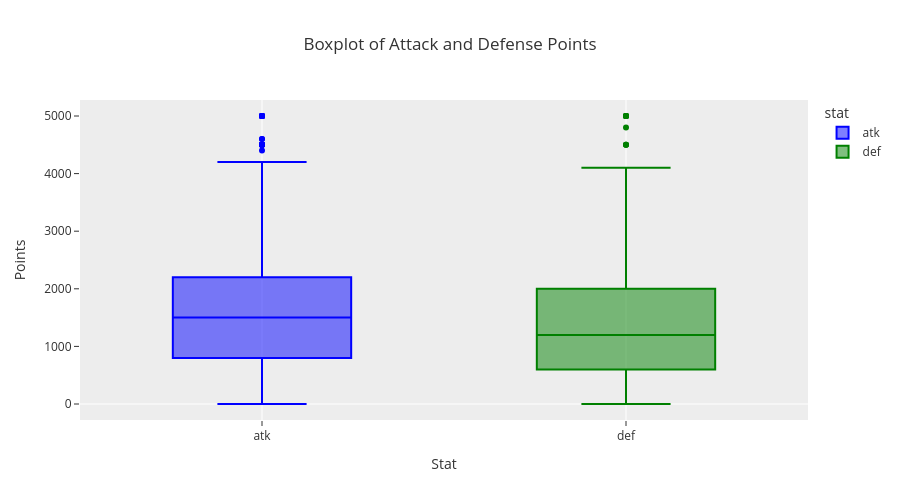

The code cell stored with this chart in its notebook:
### Code cell
# Get all the cards with non-missing atk and def and values >= 0
atk_def_data = data[(data['atk'].notnull()) & (data['def'].notnull()) & (data['atk'] >= 0) & (data['def'] >= 0)]

# Make a boxplot of atk and def together
atk_def_melted = atk_def_data.melt(value_vars=['atk', 'def'], var_name='stat', value_name='value')
fig = px.box(
    atk_def_melted,
    x='stat',
    y='value',
    title='Boxplot of Attack and Defense Points',
    height=500,
    template='ggplot2',
    color='stat',
    color_discrete_map={'atk': 'blue', 'def': 'green'}
)
fig.update_yaxes(showgrid=False)
fig.update_layout(xaxis_title='Stat', yaxis_title='Points')
fig.show()

### Figure 1 — Plotly figure (JSON) as saved in the notebook; plotly's stock layout.template omitted (floating-point values rounded to 4 significant figures; data arrays with more than 128 entries replaced by an {"elided": "..."} marker saying what was removed)
{"data": [{"alignmentgroup": "True", "hovertemplate": "stat=%{x}<br>value=%{y}<extra></extra>", "legendgroup": "atk", "marker": {"color": "blue"}, "name": "atk", "notched": false, "offsetgroup": "atk", "orientation": "v", "showlegend": true, "type": "box", "x": {"elided": "8161 str values"}, "x0": " ", "xaxis": "x", "y": {"elided": "8161 float values"}, "y0": " ", "yaxis": "y"}, {"alignmentgroup": "True", "hovertemplate": "stat=%{x}<br>value=%{y}<extra></extra>", "legendgroup": "def", "marker": {"color": "green"}, "name": "def", "notched": false, "offsetgroup": "def", "orientation": "v", "showlegend": true, "type": "box", "x": {"elided": "8161 str values"}, "x0": " ", "xaxis": "x", "y": {"elided": "8161 float values"}, "y0": " ", "yaxis": "y"}], "layout": {"boxmode": "overlay", "height": 500, "legend": {"title": {"text": "stat"}, "tracegroupgap": 0}, "title": {"text": "Boxplot of Attack and Defense Points"}, "xaxis": {"anchor": "y", "categoryarray": ["atk", "def"], "categoryorder": "array", "domain": [0, 1], "title": {"text": "Stat"}}, "yaxis": {"anchor": "x", "domain": [0, 1], "showgrid": false, "title": {"text": "Points"}}}}
